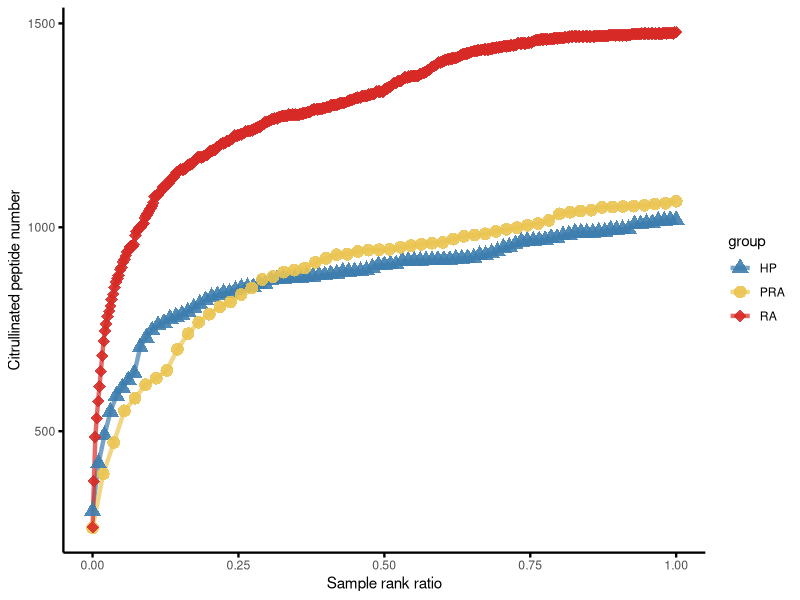

R code for this plot:
d=read.csv("Fig 1d.csv")
library(ggplot2)
ggplot(d,aes(rank,count,col=group,shape=group))+
  geom_line(size=1.5,alpha=0.7)+
  geom_point(size=4,alpha=0.9)+
  scale_shape_manual(values=c(17,16,18))+
  scale_color_manual(values = c("#3D7DAE","#EAC450", "#D72A26" ))+
  theme_classic()+
  labs(x="Sample rank ratio",y="Citrullinated peptide number")+
  theme(axis.line = element_line(linewidth=.8, color="black"),
        axis.ticks = element_line(linewidth=.8, color="black"),
        axis.ticks.length = unit(1.25,"mm"))
